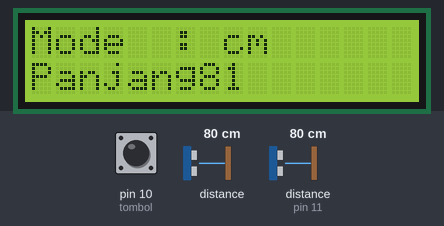
Recording of a sketch running on a simulated Arduino Uno, built with avr-gcc and run on an emulated ATmega328P. Shown: 16×2 character LCD. Inputs (shaded band) come from the test bench; at power-on: pin 10 (tombol) HIGH, distance to the obstacle 80 cm, distance to the obstacle (sensor on pin 11) 80 cm. The echo pulse lasts 58.3 µs per cm; what the sketch prints to the serial monitor is not drawn.

Above: at 1.2 s.
1.3 s: pin 10 (tombol) pulled LOW for 1.9 s
At 2.7 s:
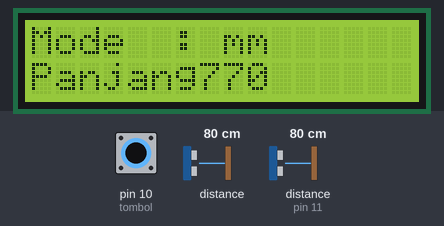
4.9 s: distance to the obstacle (sensor 0) set to 2 cm
At 6.0 s:
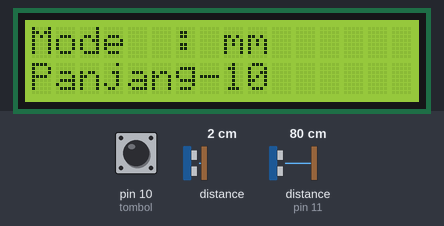
7.1 s: distance to the obstacle (sensor 0) set to 4 cm
At 9.2 s:
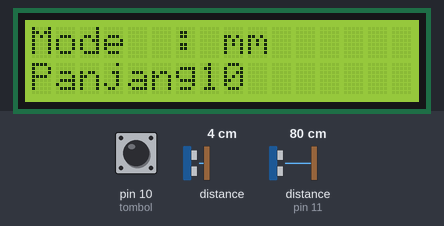
9.7 s: distance to the obstacle (sensor 0) set to 9 cm
At 10.7 s:
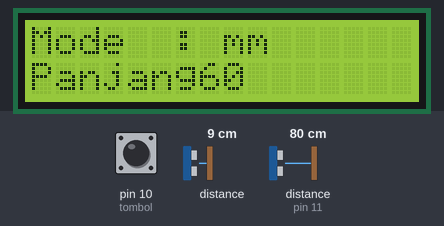
Timing chart, 0 to 12.7 s (numbered marks = the images above; inputs shaded):
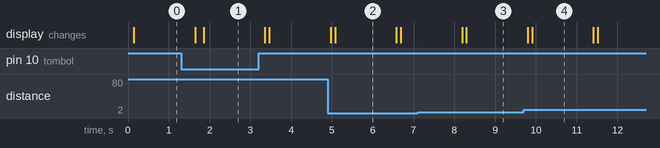

The sketch:

Alat_Ukur_Digital.ino
```cpp
#include <Wire.h>
#include <VL53L0X.h>
#include <NewPing.h>
#include <LiquidCrystal_I2C.h>

#define TRIGGER_PIN  12
#define ECHO_PIN     11
#define MAX_DISTANCE 200
#define tombol       10

VL53L0X sensor;
LiquidCrystal_I2C lcd(0x27, 16, 2);
NewPing sonar(TRIGGER_PIN, ECHO_PIN, MAX_DISTANCE);

bool mode = true;
int data;

void setup() {
  Serial.begin(9600);

  pinMode(tombol, INPUT_PULLUP);

  Wire.begin();
  lcd.begin();

  lcd.backlight();

  sensor.setTimeout(500);
  if (!sensor.init())
  {
    Serial.println("Failed to detect and initialize sensor!");
    while (1) {}
  }
  sensor.startContinuous();
}

void loop() {
  if (digitalRead(tombol) == LOW) {
    delay(100);
    mode = !mode;
  }
  tampil(mode);
  delay(1500);
  lcd.clear();
}

void tampil(bool ganti) {
  if (ganti == true) {
    cm();
    print_cursor(0, 0, "Mode  : cm ");
    print_cursor(0, 1, "Panjang : ");
    print_cursor1(7, 1, data);
  }
  if (ganti == false) {
    mm();
    print_cursor(0, 0, "Mode  : mm ");
    print_cursor(0, 1, "Panjang : ");
    print_cursor1(7, 1, data);
  }
}

void cm() {
  delay(50);
  data = sonar.ping_cm();
  Serial.print("panjang: ");
  Serial.print(data);
  Serial.println("cm");
}

void mm() {
  delay(50);
  data = sensor.readRangeContinuousMillimeters() - 30;
  Serial.print("panjang: ");
  Serial.print(data);
  Serial.println("cm");
}

void print_cursor(int x, int y, char *txt){
  lcd.setCursor(x, y);
  lcd.print(txt);
}

void print_cursor1(int x, int y, int txt){
  lcd.setCursor(x, y);
  lcd.print(txt);
}
```

Measured:
- after the input at 4.9 s, the display: first differs from a run without the input after 0.18 s (image 2)
- after the input at 7.1 s, the display: first differs from a run without the input after 1.2 s (image 3)
- after the input at 9.7 s, the display: first differs from a run without the input after 0.21 s (image 4)
- what the display in image 2 shows lasts 1.5 s, from 5.1 s to 6.6 s
